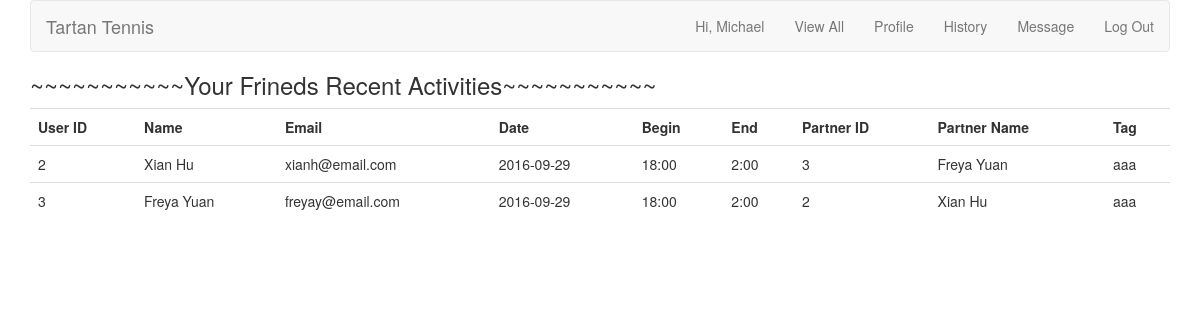
The app's page /friends_activities.php (signed in) with its own data.
### tables this page shows
CREATE TABLE `friends` (
  `friend_id` int(11) NOT NULL PRIMARY KEY AUTO_INCREMENT,
  `friender_id` int(11) NOT NULL,
  `friendee_id` int(11) NOT NULL
);

CREATE TABLE `appointments` (
  `appointment_id` int(10) UNSIGNED NOT NULL PRIMARY KEY AUTO_INCREMENT,
  `poster_id` int(10) UNSIGNED NOT NULL,
  `responder_id` int(10) UNSIGNED NOT NULL,
  `time_id` int(11) UNSIGNED NOT NULL,
  `message_id` int(11) UNSIGNED NOT NULL,
  `is_accepted` boolean DEFAULT FALSE
);

CREATE TABLE `users` (
  `user_id` int(10) UNSIGNED NOT NULL PRIMARY KEY AUTO_INCREMENT,
  `first_name` varchar(20) NOT NULL,
  `last_name` varchar(20) NOT NULL,
  `username` varchar(20) NOT NULL,
  `email` varchar(50) NOT NULL,
  `pass` char(40) NOT NULL,
  `created_at` timestamp NOT NULL DEFAULT CURRENT_TIMESTAMP,
  `updated_at` timestamp NOT NULL DEFAULT CURRENT_TIMESTAMP ON UPDATE CURRENT_TIMESTAMP
);

CREATE TABLE `times` (
  `time_id` int(11) NOT NULL PRIMARY KEY AUTO_INCREMENT,
  `begins_date` varchar(20) NOT NULL,
  `begins_time` varchar(20) NOT NULL,
  `ends_time` varchar(20) NOT NULL,
  `tag` tinytext NOT NULL,
  `user_id` int(11) NOT NULL,
  `created_at` timestamp NOT NULL DEFAULT CURRENT_TIMESTAMP,
  FULLTEXT (begins_date, begins_time, ends_time, tag)
);

### friends_activities.php (the view, shortened to what this page needs)
<?php
include ('includes/header.php');
if (isset($_COOKIE['first_name']) AND isset($_COOKIE['user_id'])) {
echo '<h3>~~~~~~~~~~~Your Frineds Recent Activities~~~~~~~~~~~</h3> ';
$all = "SELECT * FROM friends WHERE friender_id = {$_COOKIE['user_id']} OR friendee_id = {$_COOKIE['user_id']}";
$ra = mysqli_query($dbc, $all);
$num_friends = mysqli_num_rows($ra);
if ($num_friends > 0) {
					echo '<table class="table">
							<tr>
								<th>User ID</th>
								<th>Name</th>
								<th>Email</th>
								<th>Date</th>
								<th>Begin</th>
								<th>End</th>
								<th>Partner ID</th>
								<th>Partner Name</th>
								<th>Tag</th>
							</tr>';
					while ($row = mysqli_fetch_array($ra)) {
							$all1="SELECT *
									FROM appointments INNER JOIN times
									USING (time_id)
									WHERE poster_id = {$row['friender_id']} OR responder_id = {$row['friender_id']}";
							$ra1 = mysqli_query($dbc, $all1);
							$row1=mysqli_fetch_array($ra1);
							$q = "SELECT first_name, last_name, email FROM users WHERE user_id = {$row1['poster_id']}";
							$r = mysqli_query($dbc, $q);
							$subr = mysqli_fetch_array($r);
							$q1 = "SELECT first_name, last_name, email FROM users WHERE user_id = {$row1['responder_id']}";
							$r1 = mysqli_query($dbc, $q1);
							$subr1 = mysqli_fetch_array($r1);
						if($row['friendee_id'] == $_COOKIE['user_id']){
							if($row1['poster_id'] == $row['friender_id']){
						echo
						'<tr>
							<td>' . $row1['poster_id'] . '</td>
							<td>' . $subr['first_name'] . ' ' . $subr['last_name'] . '</td>
							<td>' . $subr['email'] . '</td>
							<td>' . $row1['begins_date'] . '</td>
							<td>' . $row1['begins_time'] . '</td>
							<td>' . $row1['ends_time'] . '</td>
							<td>' . $row1['responder_id'] . '</td>
							<td>' . $subr1['first_name'] . ' ' . $subr1['last_name'] . '</td>
							<td>' . $row1['tag'] . '</td>
						</tr>';
						}else{
						echo
						'<tr>
							<td>' . $row1['responder_id'] . '</td>
							<td>' . $subr1['first_name'] . ' ' . $subr1['last_name'] . '</td>
							<td>' . $subr1['email'] . '</td>
							<td>' . $row1['begins_date'] . '</td>
							<td>' . $row1['begins_time'] . '</td>
							<td>' . $row1['ends_time'] . '</td>
							<td>' . $row1['poster_id'] . '</td>
							<td>' . $subr['first_name'] . ' ' . $subr['last_name'] . '</td>
							<td>' . $row1['tag'] . '</td>
						</tr>';
						}
						}
					}
					echo '</table>';
				} else {
					echo '<h3>Your friends have no activities now.</h3>';
					echo '<h4>Invite them to play now!</h4>';
					echo '<a class="btn btn-primary btn-sm" href="alltime.php">Go and see</a></h3>';
				}
}else
{
        echo 'You must be logged to access this page.';
}
?>

### records on screen
friends: appointments.poster_id "2", users.first_name "Xian", users.last_name "Hu", users.email "xianh@email.com", times.begins_date "2016-09-29", times.begins_time "18:00", times.ends_time "2:00", appointments.responder_id "3", users.first_name "Freya", users.last_name "Yuan", times.tag "aaa"
friends: appointments.responder_id "3", users.first_name "Freya", users.last_name "Yuan", users.email "freyay@email.com", times.begins_date "2016-09-29", times.begins_time "18:00", times.ends_time "2:00", appointments.poster_id "2", users.first_name "Xian", users.last_name "Hu", times.tag "aaa"

### other values on screen
$fn "Michael"
